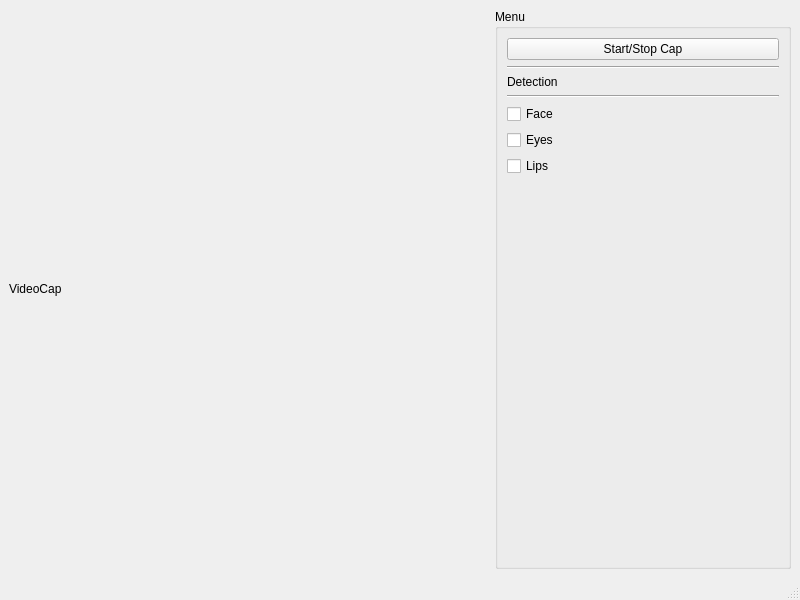
<?xml version="1.0" encoding="UTF-8"?>
<ui version="4.0">
 <class>MainWindow</class>
 <widget class="QMainWindow" name="MainWindow">
  <property name="geometry">
   <rect>
    <x>0</x>
    <y>0</y>
    <width>800</width>
    <height>600</height>
   </rect>
  </property>
  <property name="windowTitle">
   <string>MainWindow</string>
  </property>
  <widget class="QWidget" name="centralwidget">
   <layout class="QGridLayout" name="gridLayout">
    <item row="0" column="0">
     <layout class="QHBoxLayout" name="horizontalLayout">
      <item>
       <widget class="QLabel" name="VideoCap">
        <property name="minimumSize">
         <size>
          <width>480</width>
          <height>320</height>
         </size>
        </property>
        <property name="text">
         <string>VideoCap</string>
        </property>
       </widget>
      </item>
      <item>
       <widget class="QGroupBox" name="groupBox">
        <property name="title">
         <string>Menu</string>
        </property>
        <layout class="QVBoxLayout" name="verticalLayout_2">
         <item>
          <layout class="QVBoxLayout" name="verticalLayout">
           <item>
            <widget class="QPushButton" name="StartCap">
             <property name="text">
              <string>Start/Stop Cap</string>
             </property>
            </widget>
           </item>
           <item>
            <widget class="Line" name="line">
             <property name="orientation">
              <enum>Qt::Horizontal</enum>
             </property>
            </widget>
           </item>
           <item>
            <widget class="QLabel" name="label_2">
             <property name="text">
              <string>Detection</string>
             </property>
            </widget>
           </item>
           <item>
            <widget class="Line" name="line_2">
             <property name="orientation">
              <enum>Qt::Horizontal</enum>
             </property>
            </widget>
           </item>
           <item>
            <widget class="QCheckBox" name="checkFaceDetect">
             <property name="text">
              <string>Face</string>
             </property>
            </widget>
           </item>
           <item>
            <widget class="QCheckBox" name="checkEyesDetect">
             <property name="text">
              <string>Eyes</string>
             </property>
            </widget>
           </item>
           <item>
            <widget class="QCheckBox" name="checkLipsDetect">
             <property name="text">
              <string>Lips</string>
             </property>
            </widget>
           </item>
           <item>
            <spacer name="verticalSpacer">
             <property name="orientation">
              <enum>Qt::Vertical</enum>
             </property>
             <property name="sizeHint" stdset="0">
              <size>
               <width>20</width>
               <height>40</height>
              </size>
             </property>
            </spacer>
           </item>
          </layout>
         </item>
        </layout>
       </widget>
      </item>
     </layout>
    </item>
   </layout>
  </widget>
  <widget class="QMenuBar" name="menubar">
   <property name="geometry">
    <rect>
     <x>0</x>
     <y>0</y>
     <width>800</width>
     <height>22</height>
    </rect>
   </property>
  </widget>
  <widget class="QStatusBar" name="statusbar"/>
 </widget>
 <resources/>
 <connections/>
</ui>
